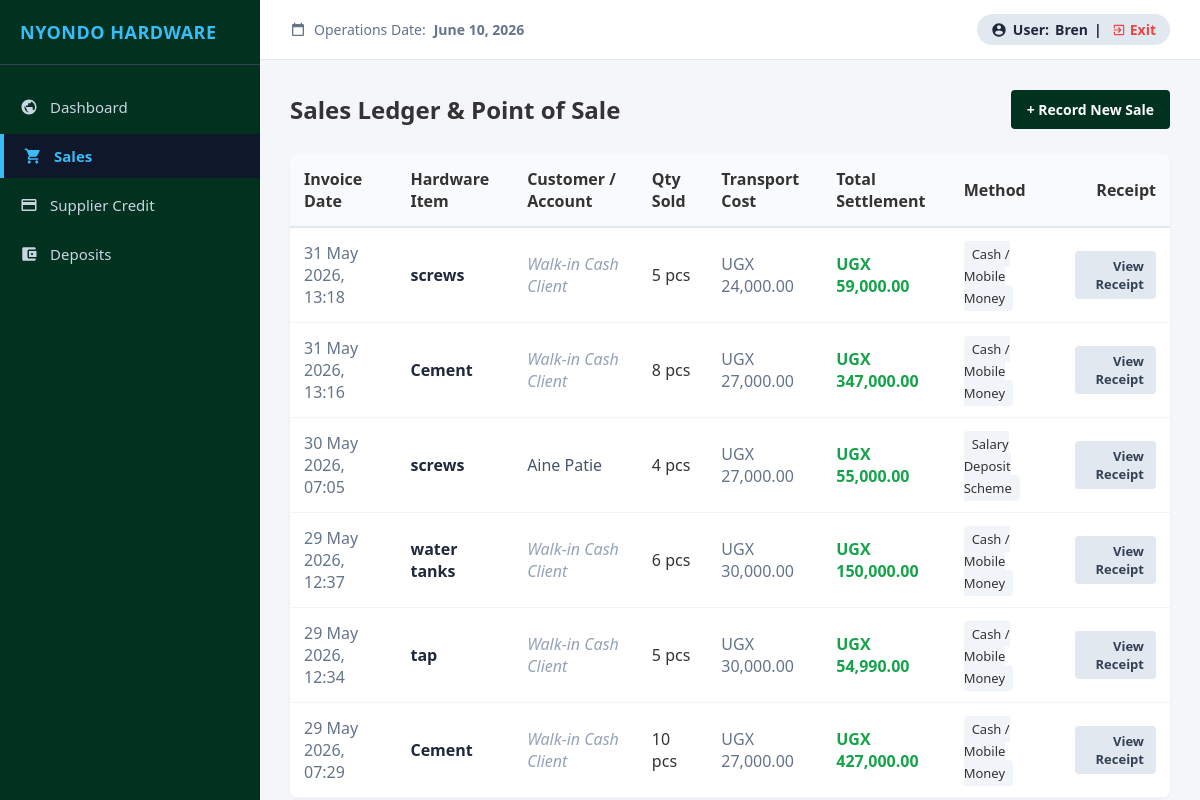
Before: /sales/ (signed in) with the older database file.
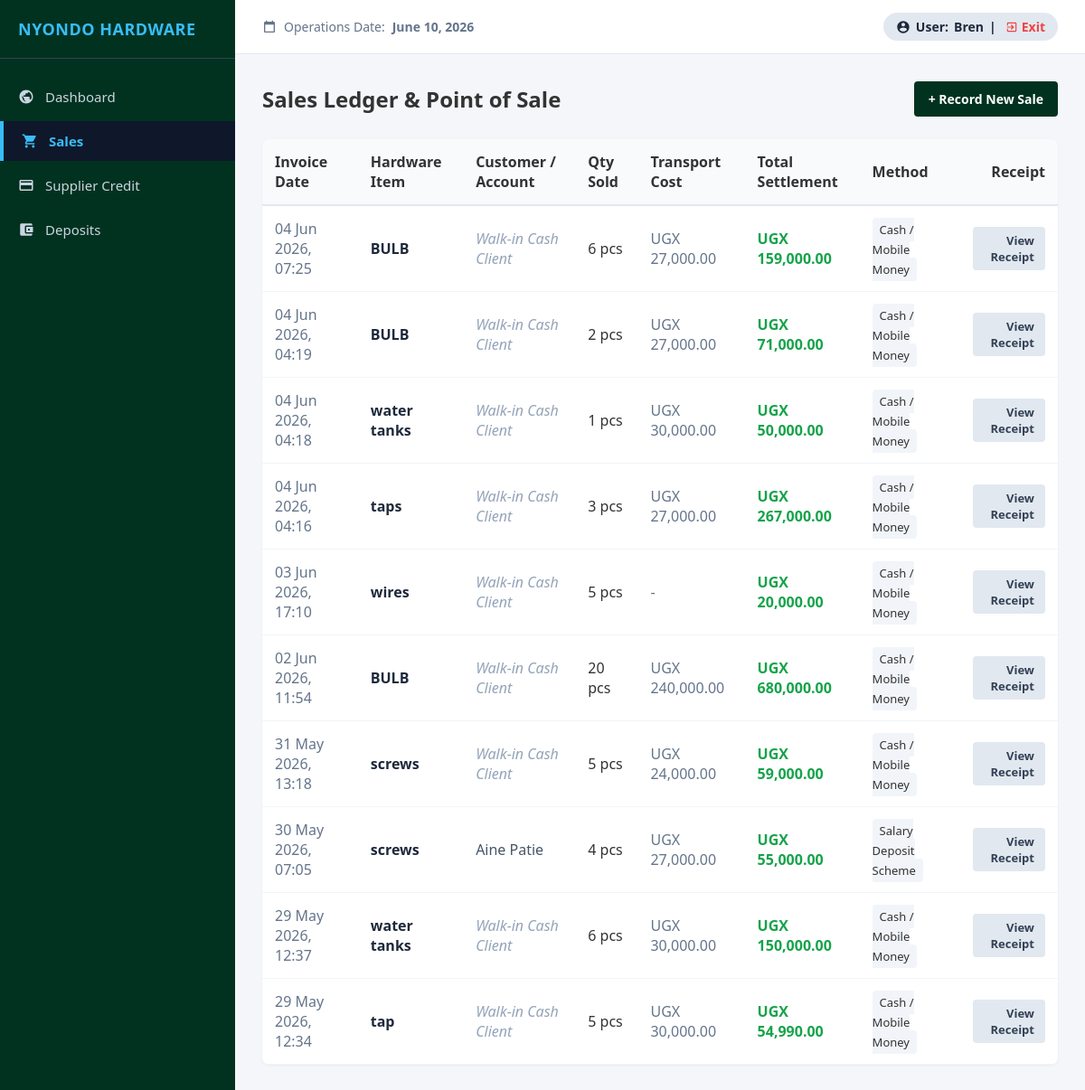
After: the same page with the newer database file.
### web/models.py (models this page shows, shortened)
class Sale(models.Model):
    PAYMENT_METHODS = [
        ('CASH', 'Cash / Mobile Money'),
        ('DEPOSIT_SCHEME', 'Salary Deposit Scheme'),
    ]
    product = models.ForeignKey(Product, on_delete=models.CASCADE, related_name='sales')
    customer_account = models.ForeignKey(DepositAccount, on_delete=models.SET_NULL, null=True, blank=True, related_name='purchases')
    quantity_sold = models.IntegerField()
    unit_price = models.DecimalField(max_digits=12, decimal_places=2)
    product_total = models.DecimalField(max_digits=12, decimal_places=2)
    requires_transport = models.BooleanField(default=False)
    delivery_distance_km = models.DecimalField(max_digits=5, decimal_places=2, default=0.00)
    transport_charge = models.DecimalField(max_digits=10, decimal_places=2, default=0.00)
    grand_total = models.DecimalField(max_digits=12, decimal_places=2)
    payment_method = models.CharField(max_length=20, choices=PAYMENT_METHODS, default='CASH')
    date_processed = models.DateTimeField(auto_now_add=True)

class Product(models.Model):
    supplier = models.ForeignKey(Supplier, on_delete=models.CASCADE, related_name='products')
    category = models.ForeignKey(Category, on_delete=models.CASCADE, related_name='products')
    sku = models.CharField(max_length=50, unique=True)
    name = models.CharField(max_length=255, unique=True)
    specifications = models.TextField(blank=True, null=True)
    cost_price = models.DecimalField(max_digits=12, decimal_places=2)
    selling_price = models.DecimalField(max_digits=12, decimal_places=2)
    quantity_in_stock = models.IntegerField(default=0)
    low_stock_threshold = models.IntegerField(default=5)
    date_added = models.DateTimeField(auto_now_add=True)

class DepositAccount(models.Model):
    account_number = models.CharField(max_length=20, unique=True, verbose_name="Scheme Account Number")
    customer_name = models.CharField(max_length=255, verbose_name="Salary Earner Name")
    phone_number = models.CharField(max_length=15, unique=True)
    national_id_nin = models.CharField(max_length=14, unique=True, verbose_name="National ID (NIN)")
    current_balance = models.DecimalField(max_digits=12, decimal_places=2, default=0.00, verbose_name="Available Balance (UGX)")
    date_registered = models.DateTimeField(auto_now_add=True)

### web/views.py (the view, shortened to what this page needs)
# urls.py: path('sales/', views.sales, name='sales'),
@require_role('SALES', 'ADMIN')
def sales(request):
    TRANSPORT_RATE_PER_KM = Decimal('3000.00')
    sales_history = Sale.objects.all().select_related('product', 'customer_account').order_by('-date_processed')
    available_products = Product.objects.filter(quantity_in_stock__gt=0).order_by('name')
    active_deposit_accounts = DepositAccount.objects.all().order_by('customer_name')
    context = {
        'sales': sales_history,
        'products': available_products,
        'deposit_accounts': active_deposit_accounts,
        'rate_per_km': TRANSPORT_RATE_PER_KM,
        'today': timezone.now(),
    }
    if request.GET.get('show_modal') == 'new_sale':
        context['display_sale_modal'] = True
        context['error_fields'] = request.GET.get('error_fields', '').split(',') if request.GET.get('error_fields') else []
    receipt_id = request.GET.get('view_receipt_id')
    if receipt_id:
        context['receipt'] = get_object_or_404(Sale, id=receipt_id)
        context['display_receipt_modal'] = True
    return render(request, 'sales.html', context)

### web/views.py (called while the page is built)
def require_role(*allowed_roles):
    def decorator(view_func):
        @wraps(view_func)
        def wrapper(request, *args, **kwargs):
            if not request.user.is_authenticated:
                return redirect('login')
            user_role = str(getattr(request.user, 'role', '')).upper()
            if 'ADMIN' in user_role:
                return view_func(request, *args, **kwargs)
            for allowed in allowed_roles:
                if allowed.upper() in user_role:
                    return view_func(request, *args, **kwargs)
            messages.error(request, "Access denied: Redirected to your authorized department.")
            return redirect(role_home(user_role))
        return wrapper
    return decorator

### web/templates/sales.html (shortened to what this page needs)
{% extends 'base.html' %}
{% load humanize %}
{% block active_sales %}active{% endblock %}
{% block content %}
    <div style="display: flex; justify-content: space-between; align-items: center; margin-bottom: 25px;">
        <h2>Sales Ledger & Point of Sale</h2>
        <a href="?show_modal=new_sale" class="btn" style="background: #013220; color: white;">+ Record New Sale</a>
    </div>
    <table style="width: 100%; border-collapse: collapse; background: white; border-radius: 8px; overflow: hidden; box-shadow: 0 1px 3px rgba(0,0,0,0.05);">
        <thead>
            <tr style="background-color: #f8fafc; border-bottom: 2px solid #e2e8f0; text-align: left;">
                <th style="padding: 14px;">Invoice Date</th>
                <th style="padding: 14px;">Hardware Item</th>
                <th style="padding: 14px;">Customer / Account</th>
                <th style="padding: 14px;">Qty Sold</th>
                <th style="padding: 14px;">Transport Cost</th>
                <th style="padding: 14px;">Total Settlement</th>
                <th style="padding: 14px;">Method</th>
                <th style="padding: 14px; text-align: right;">Receipt</th>
            </tr>
        </thead>
        <tbody>
            {% for sale in sales %}
            <tr style="border-bottom: 1px solid #f1f5f9;">
                <td style="padding: 14px; color: #64748b;">{{ sale.date_processed|date:"d M Y, H:i" }}</td>
                <td style="padding: 14px; font-weight: 600; color: #1e293b;">{{ sale.product.name }}</td>
                <td style="padding: 14px; color: #475569;">
                    {% if sale.customer_account %}{{ sale.customer_account.customer_name }}{% else %}<span style="color: #94a3b8; font-style: italic;">Walk-in Cash Client</span>{% endif %}
                </td>
                <td style="padding: 14px;">{{ sale.quantity_sold }} pcs</td>
                <td style="padding: 14px; color: #64748b;">
                    {% if sale.requires_transport %}UGX {{ sale.transport_charge|intcomma }}{% else %}-{% endif %}
                </td>
                <td style="padding: 14px; font-weight: bold; color: #16a34a;">UGX {{ sale.grand_total|intcomma }}</td>
                <td style="padding: 14px;">
                    <span style="font-size: 13px; padding: 4px 8px; background: #f1f5f9; border-radius: 4px; font-weight: 500;">
                        {{ sale.get_payment_method_display }}
                    </span>
                </td>
                <td style="padding: 14px; text-align: right;">
                    <a href="?view_receipt_id={{ sale.id }}" class="btn" style="background: #e2e8f0; color: #334155; padding: 6px 12px; font-size: 13px;">View Receipt</a>
                </td>
            </tr>
            {% empty %}
            <tr><td colspan="8" style="padding: 30px; text-align: center; color: #94a3b8;">No physical records found.</td></tr>
            {% endfor %}
        </tbody>
    </table>
{% endblock %}

Changed rows visible on the page:
removed Sale: date_processed "31 May 2026, 13:16", product.name "Cement", shows "Walk-in Cash Client", quantity_sold "8", transport_charge "27,000.00", grand_total "347,000.00", payment_method "Cash / Mobile Money"
removed Sale: date_processed "29 May 2026, 07:29", product.name "Cement", shows "Walk-in Cash Client", quantity_sold "10", transport_charge "27,000.00", grand_total "427,000.00", payment_method "Cash / Mobile Money"
added Sale: date_processed "04 Jun 2026, 07:25", product.name "BULB", shows "Walk-in Cash Client", quantity_sold "6", transport_charge "27,000.00", grand_total "159,000.00", payment_method "Cash / Mobile Money"
added Sale: date_processed "04 Jun 2026, 04:19", product.name "BULB", shows "Walk-in Cash Client", quantity_sold "2", transport_charge "27,000.00", grand_total "71,000.00", payment_method "Cash / Mobile Money"
added Sale: date_processed "04 Jun 2026, 04:18", product.name "water tanks", shows "Walk-in Cash Client", quantity_sold "1", transport_charge "30,000.00", grand_total "50,000.00", payment_method "Cash / Mobile Money"
added Sale: date_processed "04 Jun 2026, 04:16", product.name "taps", shows "Walk-in Cash Client", quantity_sold "3", transport_charge "27,000.00", grand_total "267,000.00", payment_method "Cash / Mobile Money"
added Sale: date_processed "03 Jun 2026, 17:10", product.name "wires", shows "Walk-in Cash Client", quantity_sold "5", grand_total "20,000.00", payment_method "Cash / Mobile Money"
added Sale: date_processed "02 Jun 2026, 11:54", product.name "BULB", shows "Walk-in Cash Client", quantity_sold "20", transport_charge "240,000.00", grand_total "680,000.00", payment_method "Cash / Mobile Money"
